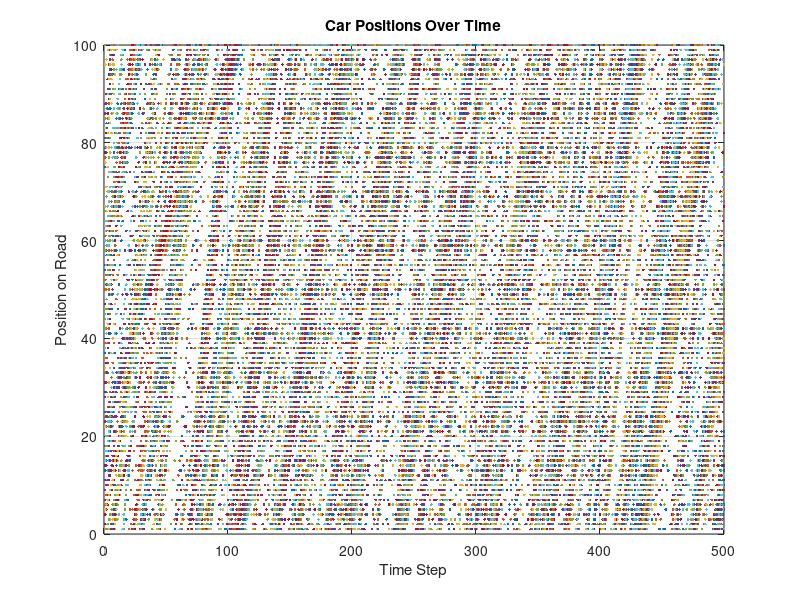
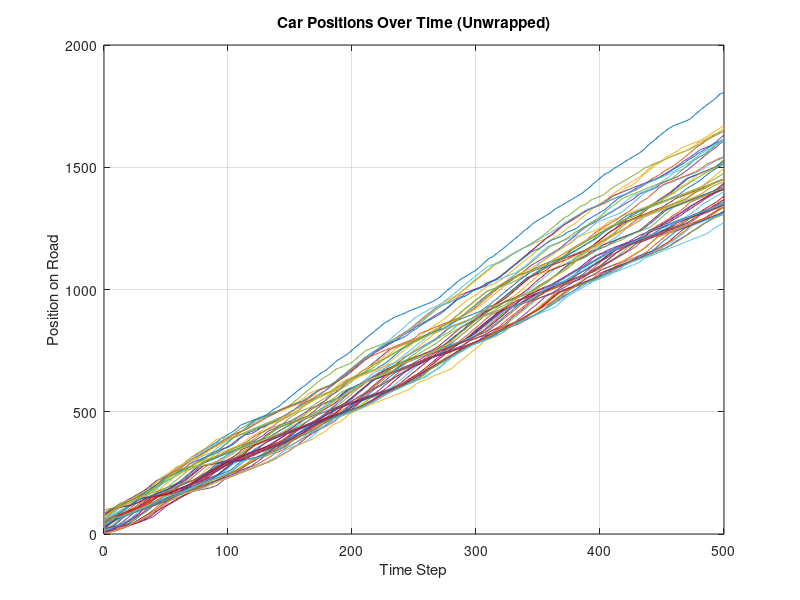

The MATLAB script that drew these images, in order: (Note: this script raises an error after producing the figures.)
%% Simulation Inputs
clear all; 
close all;

% number of cars in traffic simulation
N = 55;

% number of cells
L = 100;

% number of iterations to run the simulation
T = 500;

% maximum velocity
vmax = 5;

% randomization of deceleration
R = 0.75;

a = 0;

%% Set up Simulation

% vector to track current location
% initialize to random location on the road
x = zeros(T,N);
x(1,:) = randperm(L, N);

% vector to track current velocity
% start all cars at a random velocity
v(1,:) = randi(vmax, 1, N);


%% Run Simulation

for t = 1:T-1 %iterate over all time steps
    for n = 1:N %iterate over all cars

        x_curr = x(t,n);

        v_curr = v(t, n);
        v_next = v(t, n);

        % S1: Acceleration
        if v_curr < vmax
            v_next = v_next + 1;
        end

        % S2: Randomization
        if rand < R
            v_next = v_next - 1;
        end

        % S3: Deceleration
        all_cars_x = x(t,:);
        all_cars_v = v(t,:);
        
        % find next closest vehicle's current location and velocity
        [sorted_A, sort_idx] = sort(all_cars_x);
        sort_idx = [sort_idx, sort_idx]; %duplicate array to handle roll over
        next_closest_ix = sort_idx((find(n == sort_idx,1) + 1));
        xp = all_cars_x(next_closest_ix);
        vp = all_cars_v(next_closest_ix);

        % update velocity (slow down if too close to next vehicle)
        if x_curr < xp
             d = xp - x_curr - 1; % distance to next closest vehicle
        else
            d = (L+xp) - x_curr - 1;
        end
        v_next = min(v_next, round( d + (1-a)*vp ) );


        % S4: Vehicle Movement
        x(t+1, n) = mod(x_curr + v_next - 1, L) + 1;
        % x(t+1, n) = x_curr + v_next;

        % update current velocity
        v(t+1, n) = v_next;
    end

end



%% Plot results
figure(); 

% unwrap relative to L for plotting purpose
period = L;
scale_factor = period / (2 * pi);
x_scaled = x / scale_factor;
unwrapped_scaled = unwrap(x_scaled);
x_unwrapped = unwrapped_scaled * scale_factor;

% x location wrapped
figure(); 
plot(1:T, x, '.');
xlabel('Time Step');
ylabel('Position on Road');
title('Car Positions Over Time');
grid on;

% x location unwrapped
figure(); 
plot(1:T, x_unwrapped);
xlabel('Time Step');
ylabel('Position on Road');
title('Car Positions Over Time (Unwrapped)');
grid on;

% unit circle plotting
% figure();
% xlabel('Time Step');
% ylabel('Position on Road');
% title('Car Positions Over Time (On A Ring)');
% grid on;
% 
% x_plot = cos(x_scaled);
% y_plot = sin(x_scaled);
% colors = lines(N);
% for ix = 1:T
%     scatter(x_plot(ix,:), y_plot(ix,:), 36, colors, 'filled');
%     xlim([-1.1 1.1]); ylim([-1.1 1.1]); axis equal;
%     % plot(x_plot(ix,:), y_plot(ix,:), '.')
%     pause(0.01);
% end

v = VideoWriter('animation_alpha0.mp4', 'MPEG-4');
v.FrameRate = 30;
open(v);

figure();
xlabel('Time Step'); ylabel('Position on Road');
title('Car Positions Over Time (On A Ring)');
grid on; axis equal;

N = size(x, 2);
colors = lines(N);

x_plot = cos(x_scaled);
y_plot = sin(x_scaled);

for ix = 1:T
    cla;
    scatter(x_plot(ix,:), y_plot(ix,:), 36, colors, 'filled');
    xlim([-1.4 1.4]); ylim([-1.4 1.4]); axis equal;
    title('Car Positions Over Time On A Ring - Alpha = 0');
    grid on;
    drawnow;
    frame = getframe(gcf);
    writeVideo(v, frame);
end

close(v);
